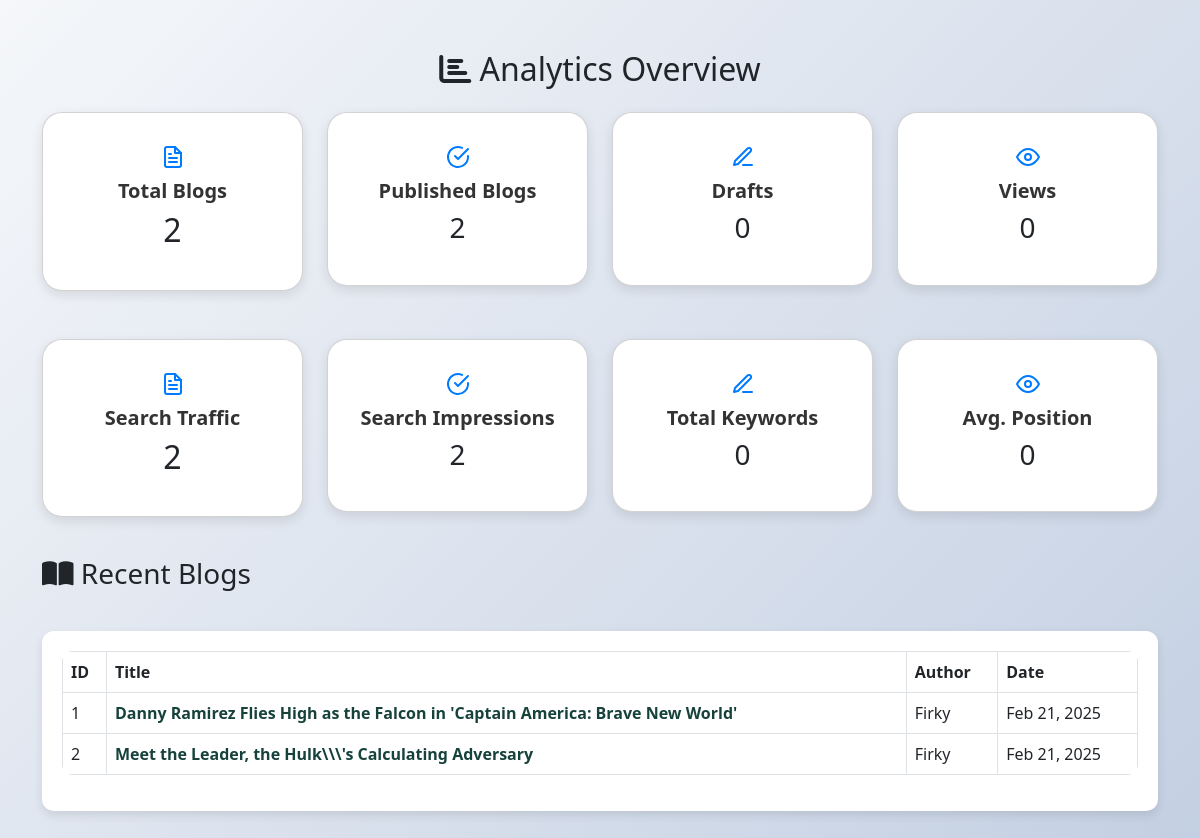
Before: /admin/dashboard_content.php with the older database file.
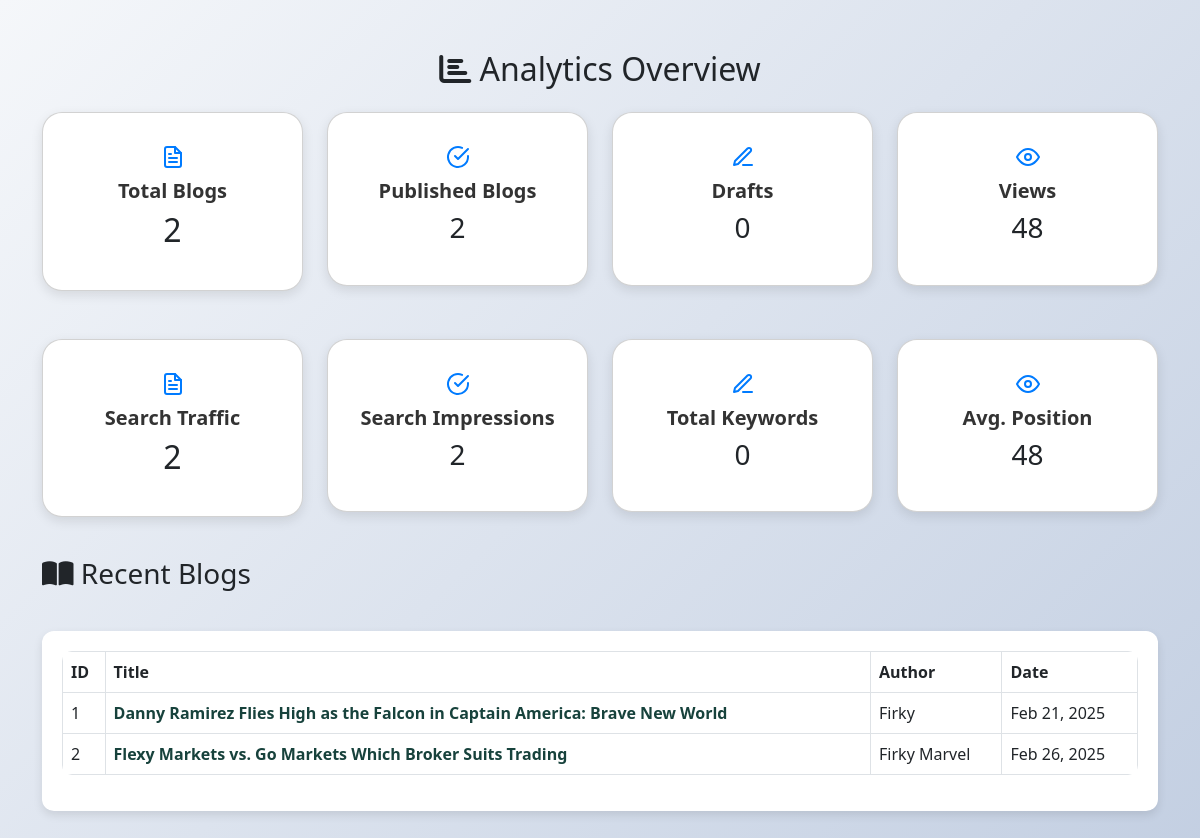
After: the same page with the newer database file.
### tables this page shows
CREATE TABLE `blogs` (
  `id` int(11) NOT NULL,
  `title` varchar(255) NOT NULL,
  `status` enum('published','draft') NOT NULL,
  `views` int(11) DEFAULT 0,
  `created_at` timestamp NOT NULL DEFAULT current_timestamp(),
  `content` text NOT NULL,
  `author` varchar(255) NOT NULL,
  `featured_image` varchar(255) NOT NULL
);

### analytics/analytics.php (called while the page is built, shortened)
<?php
include '../config/db.php';
$totalBlogsQuery = "SELECT COUNT(*) as total FROM blogs";
$totalBlogsResult = $conn->query($totalBlogsQuery);
$totalBlogs = $totalBlogsResult->fetch_assoc()['total'];
$publishedBlogsQuery = "SELECT COUNT(*) as total FROM blogs WHERE status='published'";
$publishedBlogsResult = $conn->query($publishedBlogsQuery);
$publishedBlogs = $publishedBlogsResult->fetch_assoc()['total'];
$draftBlogsQuery = "SELECT COUNT(*) as total FROM blogs WHERE status='draft'";
$draftBlogsResult = $conn->query($draftBlogsQuery);
$draftBlogs = $draftBlogsResult->fetch_assoc()['total'];
$totalViewsQuery = "SELECT SUM(views) as total FROM blogs";
$totalViewsResult = $conn->query($totalViewsQuery);
$totalViews = $totalViewsResult->fetch_assoc()['total'];
?>

### blog/blog.php (the view, shortened to what this page needs)
<?php
include '../config/db.php';
$sql = "SELECT * FROM blogs";
$blog = $conn->query($sql);
$sn = 1;
?>
<!DOCTYPE html>
<html lang="en">
<head>
    <link rel="stylesheet" href="https://cdn.jsdelivr.net/npm/bootstrap@5.3.0/dist/css/bootstrap.min.css">
</head>
<body>
    <div class="table-container">
        <table class="table table-bordered table-hover">
            <thead>
                <tr>
                    <th>ID</th>
                    <th>Title</th>
                    <th>Author</th>
                    <th>Date</th>
                </tr>
            </thead>
            <tbody>
                <?php
                if ($blog->num_rows > 0) {
                    while($row = $blog->fetch_assoc()) {
                        echo "<tr>";
                        echo "<td>" . $sn++ . "</td>";
                        echo "<td><a href='../admin/dashboard.php?view=post&id=" . $row['id'] . "' class='post-title-link'>" . $row['title'] . "</a></td>";
                        echo "<td>" . $row["author"] . "</td>";
                        echo "<td>" . date("M d, Y", strtotime($row["created_at"])) . "</td>";
                        echo "</tr>";
                    }
                } else {
                    echo "<tr><td colspan='4' class='text-center'>No results found</td></tr>";
                }
                ?>
            </tbody>
        </table>
    </div>
</body>
</html>

### admin/dashboard_content.php (shortened to what this page needs)
<?php
include '../config/db.php';
include '../analytics/analytics.php';
?>
<!DOCTYPE html>
<html lang="en">
<head>
    <link rel="stylesheet" href="https://cdn.jsdelivr.net/npm/bootstrap@5.3.0/dist/css/bootstrap.min.css">
    <link rel="stylesheet" href="https://cdnjs.cloudflare.com/ajax/libs/font-awesome/6.5.1/css/all.min.css">
</head>
<body>
    <div class="container dashboard-container">
        <h2 class="text-center mb-4"><i class="fas fa-chart-bar"></i> Analytics Overview</h2>
        <div class="row">
            <div class="col-md-3 fade-in">
                <div class="card card_dashboad text-center p-3">
                    <div class="card-body">
                        <i data-feather="file-text" class="icon-box"></i>
                        <h5>Total Blogs</h5>
                        <h2><?php echo $totalBlogs; ?></h2>
                    </div>
                </div>
            </div>
            <div class="col-md-3 fade-in" style="animation-delay: 0.2s;">
                <div class="card text-center p-3">
                    <div class="card-body">
                        <i data-feather="check-circle" class="icon-box"></i>
                        <h5>Published Blogs</h5>
                        <h3><?php echo $publishedBlogs; ?></h3>
                    </div>
                </div>
            </div>
            <div class="col-md-3 fade-in" style="animation-delay: 0.4s;">
                <div class="card text-center p-3">
                    <div class="card-body">
                        <i data-feather="edit-3" class="icon-box"></i>
                        <h5>Drafts</h5>
                        <h3><?php echo $draftBlogs; ?></h3>
                    </div>
                </div>
            </div>
            <div class="col-md-3 fade-in" style="animation-delay: 0.6s;">
                <div class="card text-center p-3">
                    <div class="card-body">
                        <i data-feather="eye" class="icon-box"></i>
                        <h5>Views</h5>
                        <h3><?php echo $totalViews; ?></h3>
                    </div>
                </div>
            </div>
        </div>
        <div class="row mt-5">
            <div class="col-md-3 fade-in">
                <div class="card card_dashboad text-center p-3">
                    <div class="card-body">
                        <i data-feather="file-text" class="icon-box"></i>
                        <h5>Search Traffic</h5>
                        <h2><?php echo $totalBlogs; ?></h2>
                    </div>
                </div>
            </div>
            <div class="col-md-3 fade-in" style="animation-delay: 0.2s;">
                <div class="card text-center p-3">
                    <div class="card-body">
                        <i data-feather="check-circle" class="icon-box"></i>
                        <h5>Search Impressions</h5>
                        <h3><?php echo $publishedBlogs; ?></h3>
                    </div>
                </div>
            </div>
            <div class="col-md-3 fade-in" style="animation-delay: 0.4s;">
                <div class="card text-center p-3">
                    <div class="card-body">
                        <i data-feather="edit-3" class="icon-box"></i>
                        <h5>Total Keywords</h5>
                        <h3><?php echo $draftBlogs; ?></h3>
                    </div>
                </div>
            </div>
            <div class="col-md-3 fade-in" style="animation-delay: 0.6s;">
                <div class="card text-center p-3">
                    <div class="card-body">
                        <i data-feather="eye" class="icon-box"></i>
                        <h5>Avg. Position</h5>
                        <h3><?php echo $totalViews; ?></h3>
                    </div>
                </div>
            </div>
        </div>
        <div class="recent-blogs fade-in" style="animation-delay: 0.8s;">
            <h3><i class="fas fa-book-open"></i> Recent Blogs</h3>
            <?php include '../blog/blog.php'; ?>
        </div>
    </div>
</body>
</html>

### admin/dashboard_content.php (style rules this page uses)
body { background: linear-gradient(135deg, #f5f7fa, #c3cfe2); font-family: 'Arial', sans-serif; }
.dashboard-container { max-width: 1200px; margin: 50px auto; }
.card { border-radius: 20px !important; border: none; box-shadow: 0 4px 12px rgba(0, 0, 0, 0.1); transition: 0.3s ease-in-out; background: white; }
.card-body h5 { font-weight: 600; color: #333; }
.icon-box { font-size: 30px; color: #007bff; margin-bottom: 10px; }
.recent-blogs { margin-top: 40px; }
.fade-in { opacity: 0; transform: translateY(20px); animation: fadeInUp 0.8s ease-in-out forwards; }

### blog/blog.php (style rules this page uses)
.table-container { max-width: 100%; margin: 40px auto; background: white; padding: 20px; border-radius: 12px; box-shadow: 0 4px 10px rgba(0, 0, 0, 0.1); }
table { border-collapse: collapse; width: 100%; overflow: hidden; border-radius: 10px; }
thead { color: white; }
tbody tr { transition: 0.3s; }
td { vertical-align: middle; }
.post-title-link { font-weight: bold; color: #17423C; text-decoration: none; transition: color 0.3s, text-decoration 0.3s; }

Changed rows visible on the page:
removed blogs: title "Meet the Leader, the Hulk\\\\\\'s Calculating Adversary", author "Firky", created_at "Feb 21, 2025"
changed blogs "Firky": title "Danny Ramirez Flies High as the Falcon in 'Captain America: Brave New World'" → "Danny Ramirez Flies High as the Falcon in Captain America: Brave New World"
added blogs: title "Flexy Markets vs. Go Markets Which Broker Suits Trading", author "Firky Marvel", created_at "Feb 26, 2025"
Other visible differences:
$totalViews: "0" → "48"
